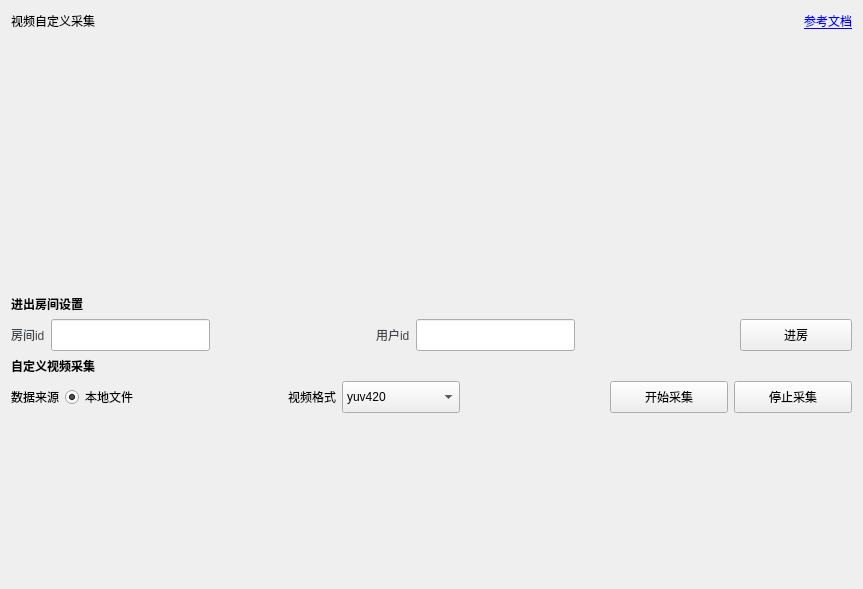
<?xml version="1.0" encoding="UTF-8"?>
<ui version="4.0">
 <class>CustomVideoCapture</class>
 <widget class="QWidget" name="CustomVideoCapture">
  <property name="geometry">
   <rect>
    <x>0</x>
    <y>0</y>
    <width>863</width>
    <height>589</height>
   </rect>
  </property>
  <property name="windowTitle">
   <string>Form</string>
  </property>
  <layout class="QVBoxLayout" name="verticalLayout">
   <item>
    <layout class="QHBoxLayout" name="horizontalLayout_5">
     <item>
      <widget class="QLabel" name="label_title">
       <property name="text">
        <string>视频自定义采集</string>
       </property>
      </widget>
     </item>
     <item>
      <spacer name="horizontalSpacer_4">
       <property name="orientation">
        <enum>Qt::Horizontal</enum>
       </property>
       <property name="sizeHint" stdset="0">
        <size>
         <width>40</width>
         <height>20</height>
        </size>
       </property>
      </spacer>
     </item>
     <item>
      <widget class="QLabel" name="label_15">
       <property name="minimumSize">
        <size>
         <width>18</width>
         <height>18</height>
        </size>
       </property>
       <property name="maximumSize">
        <size>
         <width>18</width>
         <height>18</height>
        </size>
       </property>
       <property name="text">
        <string/>
       </property>
       <property name="pixmap">
        <pixmap resource="../../../resources.qrc">:/img/Resources/ui/document.png</pixmap>
       </property>
       <property name="scaledContents">
        <bool>true</bool>
       </property>
      </widget>
     </item>
     <item>
      <widget class="QLabel" name="label_16">
       <property name="text">
        <string>&lt;a href=&quot;https://www.volcengine.com/docs/6348/70122&quot;&gt;参考文档</string>
       </property>
       <property name="openExternalLinks">
        <bool>true</bool>
       </property>
      </widget>
     </item>
    </layout>
   </item>
   <item>
    <widget class="QWidget" name="widget_u" native="true">
     <property name="minimumSize">
      <size>
       <width>0</width>
       <height>0</height>
      </size>
     </property>
     <property name="maximumSize">
      <size>
       <width>16777215</width>
       <height>240</height>
      </size>
     </property>
     <property name="styleSheet">
      <string notr="true"/>
     </property>
     <layout class="QHBoxLayout" name="horizontalLayout">
      <property name="spacing">
       <number>0</number>
      </property>
      <property name="leftMargin">
       <number>12</number>
      </property>
      <property name="topMargin">
       <number>0</number>
      </property>
      <property name="rightMargin">
       <number>12</number>
      </property>
      <property name="bottomMargin">
       <number>0</number>
      </property>
      <item>
       <spacer name="horizontalSpacer_9">
        <property name="orientation">
         <enum>Qt::Horizontal</enum>
        </property>
        <property name="sizeHint" stdset="0">
         <size>
          <width>40</width>
          <height>20</height>
         </size>
        </property>
       </spacer>
      </item>
      <item>
       <widget class="UserWidget" name="widget" native="true">
        <property name="minimumSize">
         <size>
          <width>320</width>
          <height>240</height>
         </size>
        </property>
        <property name="maximumSize">
         <size>
          <width>320</width>
          <height>240</height>
         </size>
        </property>
       </widget>
      </item>
      <item>
       <spacer name="horizontalSpacer_3">
        <property name="orientation">
         <enum>Qt::Horizontal</enum>
        </property>
        <property name="sizeHint" stdset="0">
         <size>
          <width>40</width>
          <height>20</height>
         </size>
        </property>
       </spacer>
      </item>
      <item>
       <widget class="UserWidget" name="widget_2" native="true">
        <property name="minimumSize">
         <size>
          <width>320</width>
          <height>240</height>
         </size>
        </property>
        <property name="maximumSize">
         <size>
          <width>320</width>
          <height>240</height>
         </size>
        </property>
       </widget>
      </item>
      <item>
       <spacer name="horizontalSpacer_10">
        <property name="orientation">
         <enum>Qt::Horizontal</enum>
        </property>
        <property name="sizeHint" stdset="0">
         <size>
          <width>40</width>
          <height>20</height>
         </size>
        </property>
       </spacer>
      </item>
     </layout>
    </widget>
   </item>
   <item>
    <widget class="QLabel" name="label_14">
     <property name="minimumSize">
      <size>
       <width>0</width>
       <height>6</height>
      </size>
     </property>
     <property name="maximumSize">
      <size>
       <width>16777215</width>
       <height>6</height>
      </size>
     </property>
     <property name="text">
      <string/>
     </property>
    </widget>
   </item>
   <item>
    <widget class="QLabel" name="label_t1">
     <property name="font">
      <font>
       <bold>true</bold>
      </font>
     </property>
     <property name="text">
      <string>进出房间设置</string>
     </property>
    </widget>
   </item>
   <item>
    <layout class="QHBoxLayout" name="horizontalLayout_3">
     <item>
      <widget class="QLabel" name="label_9">
       <property name="styleSheet">
        <string notr="true">QLabel{color:#42464E; background-color:transparent;}</string>
       </property>
       <property name="text">
        <string>房间id</string>
       </property>
      </widget>
     </item>
     <item>
      <widget class="QLineEdit" name="lineEdit_room">
       <property name="minimumSize">
        <size>
         <width>0</width>
         <height>32</height>
        </size>
       </property>
      </widget>
     </item>
     <item>
      <spacer name="horizontalSpacer">
       <property name="orientation">
        <enum>Qt::Horizontal</enum>
       </property>
       <property name="sizeHint" stdset="0">
        <size>
         <width>40</width>
         <height>20</height>
        </size>
       </property>
      </spacer>
     </item>
     <item>
      <widget class="QLabel" name="label_10">
       <property name="styleSheet">
        <string notr="true">QLabel{color:#42464E; background-color:transparent;}</string>
       </property>
       <property name="text">
        <string>用户id</string>
       </property>
      </widget>
     </item>
     <item>
      <widget class="QLineEdit" name="lineEdit_uid">
       <property name="minimumSize">
        <size>
         <width>0</width>
         <height>32</height>
        </size>
       </property>
      </widget>
     </item>
     <item>
      <spacer name="horizontalSpacer_2">
       <property name="orientation">
        <enum>Qt::Horizontal</enum>
       </property>
       <property name="sizeHint" stdset="0">
        <size>
         <width>40</width>
         <height>20</height>
        </size>
       </property>
      </spacer>
     </item>
     <item>
      <widget class="QPushButton" name="btn_join">
       <property name="minimumSize">
        <size>
         <width>112</width>
         <height>32</height>
        </size>
       </property>
       <property name="maximumSize">
        <size>
         <width>112</width>
         <height>32</height>
        </size>
       </property>
       <property name="text">
        <string>进房</string>
       </property>
      </widget>
     </item>
    </layout>
   </item>
   <item>
    <widget class="QLabel" name="label_t1_2">
     <property name="font">
      <font>
       <bold>true</bold>
      </font>
     </property>
     <property name="text">
      <string>自定义视频采集</string>
     </property>
    </widget>
   </item>
   <item>
    <layout class="QHBoxLayout" name="horizontalLayout_2">
     <item>
      <widget class="QLabel" name="label">
       <property name="text">
        <string>数据来源</string>
       </property>
      </widget>
     </item>
     <item>
      <widget class="QRadioButton" name="radioButton_local">
       <property name="text">
        <string>本地文件</string>
       </property>
       <property name="checked">
        <bool>true</bool>
       </property>
      </widget>
     </item>
     <item>
      <spacer name="horizontalSpacer_6">
       <property name="orientation">
        <enum>Qt::Horizontal</enum>
       </property>
       <property name="sizeHint" stdset="0">
        <size>
         <width>40</width>
         <height>20</height>
        </size>
       </property>
      </spacer>
     </item>
     <item>
      <widget class="QLabel" name="label_2">
       <property name="text">
        <string>视频格式</string>
       </property>
      </widget>
     </item>
     <item>
      <widget class="QComboBox" name="comboBox">
       <property name="minimumSize">
        <size>
         <width>118</width>
         <height>32</height>
        </size>
       </property>
       <property name="maximumSize">
        <size>
         <width>118</width>
         <height>32</height>
        </size>
       </property>
       <item>
        <property name="text">
         <string>yuv420</string>
        </property>
       </item>
       <item>
        <property name="text">
         <string>nv12</string>
        </property>
       </item>
       <item>
        <property name="text">
         <string>rgba</string>
        </property>
       </item>
      </widget>
     </item>
     <item>
      <spacer name="horizontalSpacer_5">
       <property name="orientation">
        <enum>Qt::Horizontal</enum>
       </property>
       <property name="sizeHint" stdset="0">
        <size>
         <width>40</width>
         <height>20</height>
        </size>
       </property>
      </spacer>
     </item>
     <item>
      <widget class="QPushButton" name="btn_start">
       <property name="minimumSize">
        <size>
         <width>118</width>
         <height>32</height>
        </size>
       </property>
       <property name="maximumSize">
        <size>
         <width>118</width>
         <height>32</height>
        </size>
       </property>
       <property name="text">
        <string>开始采集</string>
       </property>
      </widget>
     </item>
     <item>
      <widget class="QPushButton" name="btn_stop">
       <property name="minimumSize">
        <size>
         <width>118</width>
         <height>32</height>
        </size>
       </property>
       <property name="maximumSize">
        <size>
         <width>118</width>
         <height>32</height>
        </size>
       </property>
       <property name="text">
        <string>停止采集</string>
       </property>
      </widget>
     </item>
    </layout>
   </item>
   <item>
    <spacer name="verticalSpacer">
     <property name="orientation">
      <enum>Qt::Vertical</enum>
     </property>
     <property name="sizeHint" stdset="0">
      <size>
       <width>20</width>
       <height>40</height>
      </size>
     </property>
    </spacer>
   </item>
  </layout>
 </widget>
 <customwidgets>
  <customwidget>
   <class>UserWidget</class>
   <extends>QWidget</extends>
   <header>UserWidget.h</header>
   <container>1</container>
  </customwidget>
 </customwidgets>
 <resources>
  <include location="../../../resources.qrc"/>
 </resources>
 <connections/>
</ui>
